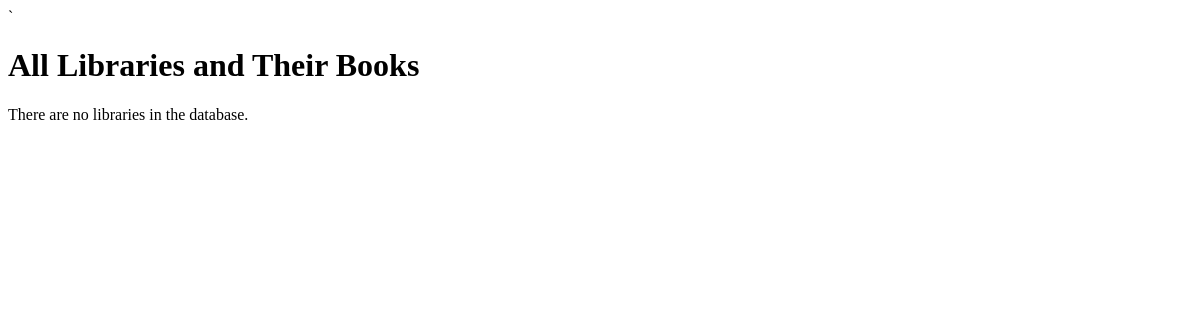
Before: /libraries/ with the older database file.
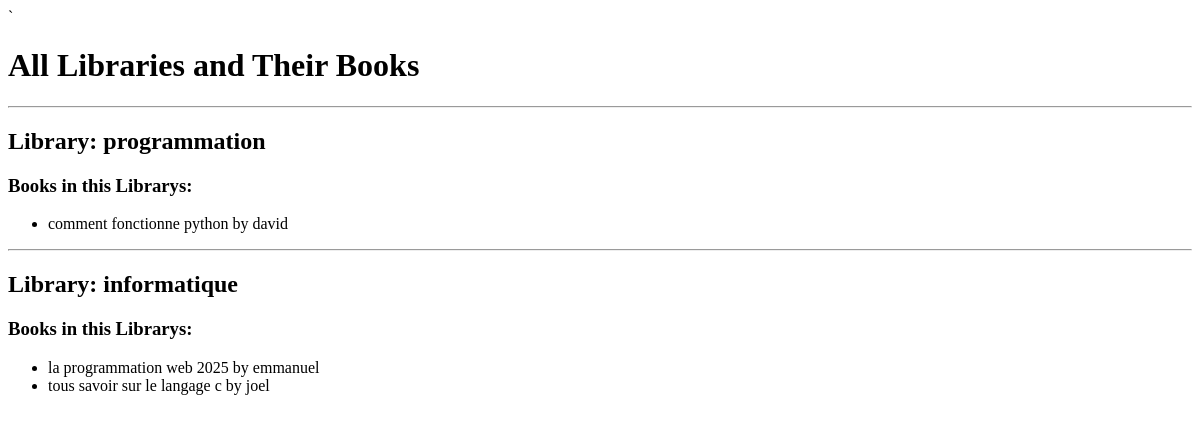
After: the same page with the newer database file.
### relationship_app/models.py (models this page shows, shortened)
class Library(models.Model):
    name = models.CharField(max_length=100)
    books = models.ManyToManyField(Book, related_name='libraries')

class Book(models.Model):
    title = models.CharField(max_length=200)
    author = models.ForeignKey(Author, on_delete=models.CASCADE, related_name='books')

class Author(models.Model):
    name = models.CharField(max_length=100)

### relationship_app/views.py (the view)
# urls.py: path('libraries/', LibraryDetailView.as_view(), name='library_detail'),
class LibraryDetailView(ListView):
    model = Library
    template_name = 'relationship_app/library_detail.html'
    context_object_name = 'library'

### relationship_app/templates/relationship_app/library_detail.html (shortened to what this page needs)
<!DOCTYPE html>
<html lang="en">
<head>
</head>
<body>
    <h1>All Libraries and Their Books</h1>
    {% for librarys in library %}
        <hr>
        <h2>Library: {{ librarys.name }}</h2>
        <h3>Books in this Librarys:</h3>
        <ul>
            {% for book in librarys.books.all %}
                <li>{{ book.title }} by {{ book.author.name }}</li>
            {% empty %}
                <li>No books found in this librarys.</li>
            {% endfor %}
        </ul>
    {% empty %}
        <p>There are no libraries in the database.</p>
    {% endfor %}
</body>
</html>

Changed rows visible on the page:
added Library: name "programmation"
added Book: title "comment fonctionne python", author.name "david", shown under "programmation"
added Library: name "informatique"
added Book: title "la programmation web 2025", author.name "emmanuel", shown under "informatique"
added Book: title "tous savoir sur le langage c", author.name "joel", shown under "informatique"
Other visible differences:
text no longer shown: "There are no libraries in the database."
